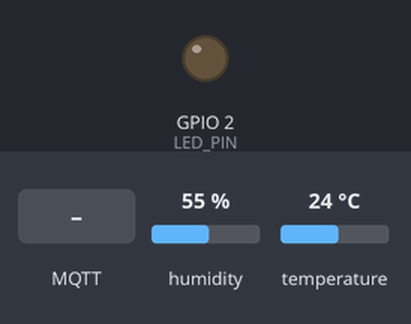
Bench run of a program on a simulated ESP32. On the bench: output pins drawn as LEDs (lit = HIGH). Inputs (shaded band) come from the test bench; at power-on: humidity 55 %, temperature 24 °C. WiFi joins after 1.5 s; servers stay silent unless stated; no MQTT or app messages arrive unless stated; what the program prints to the serial monitor is not drawn.

Above: at 3.7 s.
3.8 s: MQTT message "LED_ON" arrives on the first subscribed topic
At 4.3 s:
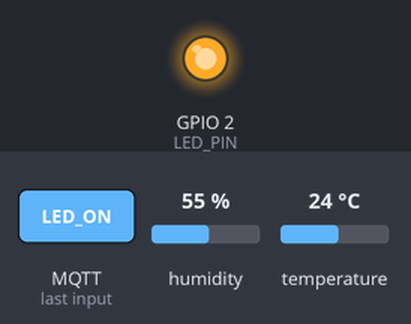
5.3 s: MQTT message "LED_OFF" arrives on the first subscribed topic
At 6.6 s:
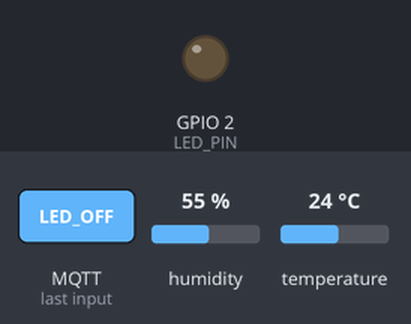
Timing chart, 0 to 8.3 s (numbered marks = the images above; inputs shaded):
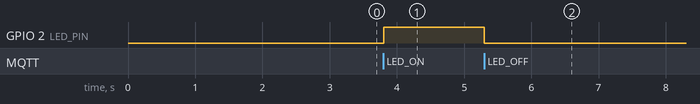

Measured:
- after the input at 3.8 s, GPIO 2 (LED_PIN): LOW → HIGH at once
- after the input at 5.3 s, GPIO 2 (LED_PIN): HIGH → LOW at once

The program:

main.cpp
```cpp
#include <Arduino.h>
#include <WiFi.h>
#include <PubSubClient.h>
#include <DHT.h>
#include <ArduinoJson.h>
#include "config.h"

DHT dht(DHTPIN, DHTTYPE);
WiFiClient espClient;
PubSubClient mqttClient(espClient);

float temp, hum, heatIndex, tempF;
unsigned long lastPublish = 0;

void setupWiFi() {
  WiFi.mode(WIFI_STA);
  WiFi.begin(WIFI_SSID, WIFI_PASS);

  Serial.print("Connecting to WiFi");
  while (WiFi.status() != WL_CONNECTED) {
    delay(500);
    Serial.print(".");
  }
  Serial.println("\nWiFi Connected!");
  Serial.print("IP Address: ");
  Serial.println(WiFi.localIP());
}

void mqttCallback(char* topic, byte* payload, unsigned int length) {
  Serial.print("Message received [");
  Serial.print(topic);
  Serial.print("]: ");

  String message;
  for (unsigned int i = 0; i < length; i++) {
    message += (char)payload[i];
  }
  Serial.println(message);

  // Handle commands
  if (String(topic) == MQTT_TOPIC_COMMAND) {
    if (message == "LED_ON") {
      digitalWrite(LED_PIN, HIGH);
      Serial.println("✓ LED turned ON");
    } else if (message == "LED_OFF") {
      digitalWrite(LED_PIN, LOW);
      Serial.println("✓ LED turned OFF");
    }
  }
}

void mqttReconnect() {
  while (!mqttClient.connected()) {
    Serial.print("Attempting MQTT connection...");

    if (mqttClient.connect(MQTT_CLIENT_ID)) {
      Serial.println("connected!");

      // Subscribe to command topic
      mqttClient.subscribe(MQTT_TOPIC_COMMAND);
      Serial.print("Subscribed to: ");
      Serial.println(MQTT_TOPIC_COMMAND);

      // Publish online status
      mqttClient.publish(MQTT_TOPIC_STATUS, "online");
    } else {
      Serial.print("failed, rc=");
      Serial.print(mqttClient.state());
      Serial.println(" retrying in 5 seconds");
      delay(5000);
    }
  }
}

void publishSensorData() {
  // Create JSON document (updated syntax for ArduinoJson v7)
  JsonDocument doc;
  doc["temperature_c"] = temp;
  doc["temperature_f"] = tempF;
  doc["humidity"] = hum;
  doc["heat_index_c"] = heatIndex;
  doc["timestamp"] = millis();

  // Serialize to string
  char jsonBuffer[200];
  serializeJson(doc, jsonBuffer);

  // Publish to MQTT
  if (mqttClient.publish(MQTT_TOPIC_SENSOR, jsonBuffer)) {
    Serial.println("✓ Data published:");
    Serial.println(jsonBuffer);
  } else {
    Serial.println("✗ Failed to publish data");
  }

  // Publish individual topics (optional)
  mqttClient.publish(MQTT_TOPIC_TEMP, String(temp).c_str());
  mqttClient.publish(MQTT_TOPIC_HUM, String(hum).c_str());
  mqttClient.publish(MQTT_TOPIC_HEAT, String(heatIndex).c_str());
}

void readSensors() {
  hum = dht.readHumidity();
  temp = dht.readTemperature();
  tempF = dht.readTemperature(true);

  if (isnan(hum) || isnan(temp) || isnan(tempF)) {
    Serial.println("✗ Failed to read from DHT sensor!");
    return;
  }

  heatIndex = dht.computeHeatIndex(temp, hum, false);

  Serial.printf("🌡️  %.1f°C | 💧 %.1f%% | 🔥 %.1f°C\n",
                temp, hum, heatIndex);
}

void setup() {
  pinMode(LED_PIN, OUTPUT);
  digitalWrite(LED_PIN, LOW);

  Serial.begin(115200);
  delay(1000);

  Serial.println("\n╔════════════════════════════════╗");
  Serial.println("║  ESP32 DHT22 MQTT Monitor     ║");
  Serial.println("╚════════════════════════════════╝\n");

  dht.begin();
  setupWiFi();

  // Configure MQTT
  mqttClient.setServer(MQTT_BROKER, MQTT_PORT);
  mqttClient.setCallback(mqttCallback);

  Serial.print("MQTT Broker: ");
  Serial.print(MQTT_BROKER);
  Serial.print(":");
  Serial.println(MQTT_PORT);
  Serial.println();
}

void loop() {
  // Maintain MQTT connection
  if (!mqttClient.connected()) {
    mqttReconnect();
  }
  mqttClient.loop();

  // Read sensors and publish
  if (millis() - lastPublish >= PUBLISH_INTERVAL) {
    readSensors();
    publishSensorData();
    lastPublish = millis();
  }
}
```

config.h
```cpp
#ifndef CONFIG_H
#define CONFIG_H

// Pin Definitions
#define DHTPIN 4
#define DHTTYPE DHT22
#define LED_PIN 2

// WiFi Credentials
const char* WIFI_SSID = "iPhone de Jory";
const char* WIFI_PASS = "Jory38360@@";

// MQTT Broker Settings
// ⚠️ CHANGE THIS TO YOUR COMPUTER'S IP FROM STEP 3
const char* MQTT_BROKER = "172.20.10.11";
const int MQTT_PORT = 1883;
const char* MQTT_CLIENT_ID = "ESP32_DHT22_Client";

// MQTT Topics
const char* MQTT_TOPIC_SENSOR = "home/climate/sensors";
const char* MQTT_TOPIC_TEMP = "home/climate/temperature";
const char* MQTT_TOPIC_HUM = "home/climate/humidity";
const char* MQTT_TOPIC_HEAT = "home/climate/heatindex";
const char* MQTT_TOPIC_STATUS = "home/climate/status";
const char* MQTT_TOPIC_COMMAND = "home/climate/command";

// Timing
const unsigned long PUBLISH_INTERVAL = 3000; // Publish every 3 seconds

#endif
```
